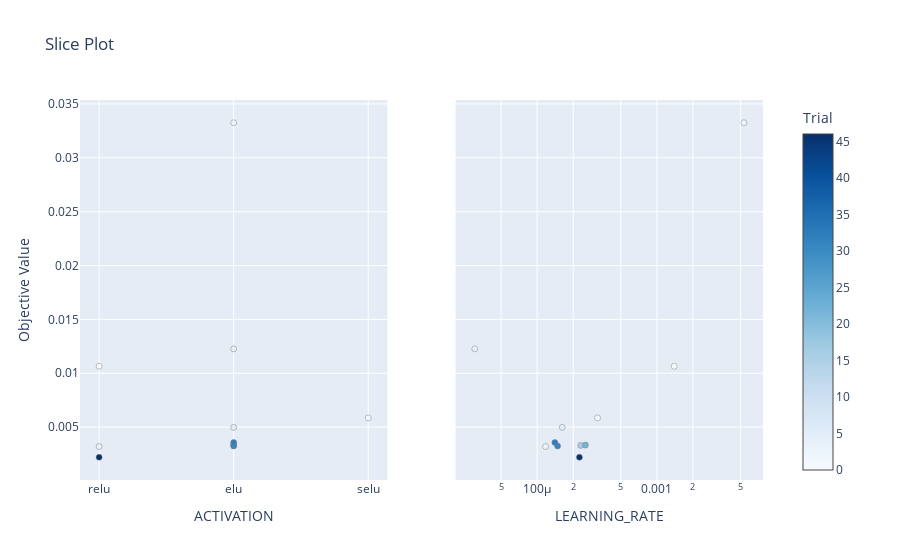

Notebook code for this chart:
### Markdown cell above
> Plot the parameter relationship as slice plot.

### Code cell
optuna.visualization.plot_slice(study, params=['LEARNING_RATE', 'ACTIVATION'])

### Figure 1 — Plotly figure (JSON) as saved in the notebook; plotly's stock layout.template omitted (floating-point values rounded to 4 significant figures)
{"data": [{"marker": {"color": [0, 1, 2, 3, 4, 5, 16, 22, 31, 32, 46], "colorbar": {"title": {"text": "Trial"}, "x": 1, "xpad": 40}, "colorscale": [[0, "rgb(247,251,255)"], [0.125, "rgb(222,235,247)"], [0.25, "rgb(198,219,239)"], [0.375, "rgb(158,202,225)"], [0.5, "rgb(107,174,214)"], [0.625, "rgb(66,146,198)"], [0.75, "rgb(33,113,181)"], [0.875, "rgb(8,81,156)"], [1, "rgb(8,48,107)"]], "line": {"color": "Grey", "width": 0.5}, "showscale": true}, "mode": "markers", "name": "Feasible Trial", "showlegend": false, "type": "scatter", "x": ["relu", "selu", "elu", "relu", "elu", "elu", "elu", "elu", "elu", "elu", "relu"], "xaxis": "x", "y": [0.01065, 0.005858, 0.03325, 0.003199, 0.01226, 0.004978, 0.003304, 0.003336, 0.003252, 0.00358, 0.002205], "yaxis": "y"}, {"marker": {"color": [0, 1, 2, 3, 4, 5, 16, 22, 31, 32, 46], "colorbar": {"title": {"text": "Trial"}, "x": 1, "xpad": 40}, "colorscale": [[0, "rgb(247,251,255)"], [0.125, "rgb(222,235,247)"], [0.25, "rgb(198,219,239)"], [0.375, "rgb(158,202,225)"], [0.5, "rgb(107,174,214)"], [0.625, "rgb(66,146,198)"], [0.75, "rgb(33,113,181)"], [0.875, "rgb(8,81,156)"], [1, "rgb(8,48,107)"]], "line": {"color": "Grey", "width": 0.5}, "showscale": false}, "mode": "markers", "name": "Feasible Trial", "showlegend": false, "type": "scatter", "x": [0.001395, 0.0003194, 0.005335, 0.0001177, 3.011e-05, 0.000162, 0.0002311, 0.0002533, 0.0001481, 0.0001405, 0.0002254], "xaxis": "x2", "y": [0.01065, 0.005858, 0.03325, 0.003199, 0.01226, 0.004978, 0.003304, 0.003336, 0.003252, 0.00358, 0.002205], "yaxis": "y2"}], "layout": {"title": {"text": "Slice Plot"}, "xaxis": {"anchor": "y", "categoryarray": ["relu", "elu", "selu"], "categoryorder": "array", "domain": [0, 0.45], "title": {"text": "ACTIVATION"}, "type": "category"}, "xaxis2": {"anchor": "y2", "domain": [0.55, 1], "title": {"text": "LEARNING_RATE"}, "type": "log"}, "yaxis": {"anchor": "x", "domain": [0, 1], "title": {"text": "Objective Value"}}, "yaxis2": {"anchor": "x2", "domain": [0, 1], "matches": "y", "showticklabels": false}}}
